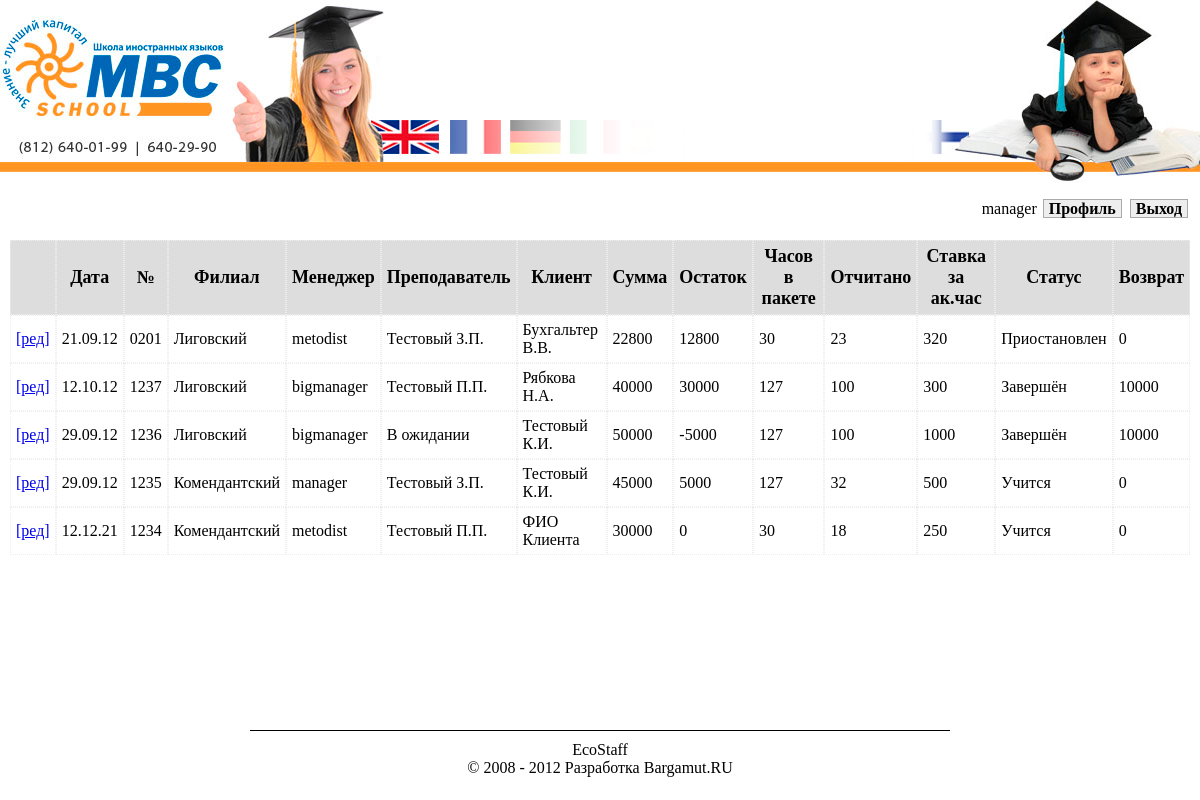
Page /report/projects.php (signed in) on the committed database.
### tables this page shows
CREATE TABLE IF NOT EXISTS `projects` (
  `id` int(11) NOT NULL AUTO_INCREMENT COMMENT 'ID проекта',
  `clientid` int(11) NOT NULL COMMENT 'ID клиента',
  `filial` int(11) NOT NULL COMMENT 'ID филиала проекта',
  `number` char(4) NOT NULL COMMENT 'Номер проекта',
  `hours` tinyint(3) NOT NULL COMMENT 'Количество часов в пакете',
  `hours2` tinyint(3) NOT NULL DEFAULT '0' COMMENT 'Количество часов отчитанных',
  `form` int(11) NOT NULL COMMENT 'ID формы обучения',
  `programm` varchar(1000) NOT NULL COMMENT 'Программа обучения',
  `payvariant` int(11) NOT NULL COMMENT 'ID варианта оплаты',
  `teacher` int(11) NOT NULL COMMENT 'ID преподавателя',
  `wagerate` int(5) NOT NULL COMMENT 'Ставка за академический час',
  `cost` mediumint(10) NOT NULL COMMENT 'Сумма договора',
  `manager` int(11) NOT NULL COMMENT 'ID менеджера',
  `date` date NOT NULL DEFAULT '0000-00-00' COMMENT 'Дата заключения договора',
  `etap1` int(10) NOT NULL COMMENT 'Сумма 1-го этапа оплаты',
  `etap2` int(10) NOT NULL COMMENT 'Сумма 2-го этапа оплаты',
  `etap3` int(10) NOT NULL COMMENT 'Сумма 3-го этапа оплаты',
  `etap4` int(10) NOT NULL COMMENT 'Сумма оплаты при подписании договора',
  `status` tinyint(1) NOT NULL DEFAULT '1' COMMENT 'Статус проекта',
  `return` int(10) NOT NULL COMMENT 'Сумма возврата',
  PRIMARY KEY (`id`)
);

CREATE TABLE IF NOT EXISTS `filial` (
  `id` int(11) NOT NULL AUTO_INCREMENT COMMENT 'ID филиала',
  `name` char(50) NOT NULL COMMENT 'Название филиала',
  PRIMARY KEY (`id`)
);

CREATE TABLE IF NOT EXISTS `users_bio` (
  `id` int(11) NOT NULL AUTO_INCREMENT COMMENT 'ID элемента',
  `fio` varchar(255) NOT NULL COMMENT 'ФИО пользователя',
  `birthday` date NOT NULL DEFAULT '0000-00-00' COMMENT 'День рождения',
  PRIMARY KEY (`id`)
);

CREATE TABLE IF NOT EXISTS `teachers` (
  `id` int(11) NOT NULL AUTO_INCREMENT COMMENT 'ID преподавателя',
  `fio` char(50) NOT NULL COMMENT 'ФИО преподавателя',
  `phone` char(14) NOT NULL COMMENT 'Телефона преподавателя',
  `email` char(50) NOT NULL COMMENT 'E-Mail преподавателя',
  `languages` char(50) NOT NULL COMMENT 'Массив ID языков преподавателя',
  `grade` int(11) NOT NULL COMMENT 'ID уровня преподавателя',
  `metro` int(11) NOT NULL COMMENT 'ID станции метро',
  PRIMARY KEY (`id`)
);

CREATE TABLE IF NOT EXISTS `clients` (
  `id` int(11) NOT NULL AUTO_INCREMENT COMMENT 'ID клиента',
  `fio` char(255) NOT NULL COMMENT 'ФИО клиента',
  `phone` char(14) NOT NULL COMMENT 'Телефон клиента',
  `email` char(50) NOT NULL COMMENT 'E-Mail клиента',
  `skype` char(15) NOT NULL COMMENT 'Skype клиента',
  `note` varchar(250) NOT NULL COMMENT 'Примечание',
  PRIMARY KEY (`id`)
);

CREATE TABLE IF NOT EXISTS `projects_status` (
  `id` int(11) NOT NULL AUTO_INCREMENT COMMENT 'ID статуса',
  `name` char(50) NOT NULL COMMENT 'Наименование статуса',
  PRIMARY KEY (`id`)
);

### top.php (called while the page is built, shortened)
<?php
include_once('eng/site.conf.php');
if ($USER->already_login()) {
    $userinfo = $_SESSION['USER'];
    $userinfo['logined'] = true;
} else {
    $userinfo['logined'] = false;
}
?>

### eng/site.conf.php (called while the page is built, shortened)
<?php
include_once('api/api.site.php');
include_once('api/api.database.php');
include_once('api/api.users.php');
include_once('api/api.economic.php');
$DB     = new Database();
$SITE   = new Site();
$USER   = new Users($DB);
$ECON   = new Economic();
?>

### eng/api/api.users.php (called while the page is built, shortened)
<?php
class Users {
    function userTab($uname) {
        $res = file_get_contents(SITE_ROOT.'/tpl/userTab.html');
        $res = str_replace('{uname}',           $uname, $res);
        $res = str_replace('{AUTH_PROFILE}',    AUTH_PROFILE, $res);
        $res = str_replace('{AUTH_EXIT}',       AUTH_EXIT, $res);
        return $res;
    }
}

### eng/api/api.database.php (called while the page is built, shortened)
<?php
class Database {
    function db_query() {
        $args = func_get_args();
        if (func_num_args() >= 1) {
            $q = array_shift($args);
            $p = array_shift($args);
            if (isset($p)){
                $q = $this->quoteSet($q);
                foreach($p as $k => $v) {
                    $p[$k] = $this->strFormat($v);
                }
                $q = vsprintf($q, $p);
            }
            $r = mysql_query($q) or die(mysql_error());
            $r = $this->db_make_result($r, $q);
        } else {
            $r = 'Нет нужных данных!';
        }
        return $r;
    }
    private function quoteSet($q) {
        $q = preg_replace_callback(
            '/(%?)(%[sd])(:\w+)?(%?)/i',
            function($m) { return $this->PregCallback($m); },
            $q);
        return $q;
    }
    private function strFormat($str) {
        return htmlspecialchars(mysql_real_escape_string($str));
    }
    private function db_make_result($r, $q) {
        $result = array();
        if (preg_match('/^SELECT/i', $q)) {
            if (mysql_num_rows($r) == 1) {
                return mysql_fetch_assoc($r);
            } else {
                while ($row = mysql_fetch_assoc($r)) {
                    $result[] = $row;
                }
                return $result;
            }
        } else {
            return $r;
        }
    }
}
?>

### eng/api/api.site.php (called while the page is built, shortened)
<?php
class Site{
    function fioFormat($fio = '') {
        return preg_replace('/^([A-Za-zА-Яа-я]*\s[A-ZА-Я])[a-zа-я]*\s([A-ZА-Я]).*$/us', '$1.$2.', $fio);
    }
}

### eng/api/api.economic.php (called while the page is built, shortened)
<?php
class Economic {
    function debt($proj) {
        return $proj['cost'] - $this->payed($proj);
    }
    function payed($proj) {
        return $proj['etap1'] + $proj['etap2'] + $proj['etap3'] + $proj['etap4'];
    }
}

### report/projects.php (the view, shortened to what this page needs)
<?php
include('../top.php');?>
<!DOCTYPE html>
<html>
<head>
    <link rel="stylesheet" type="text/css" href="../css/default.css" />
    <link rel="stylesheet" type="text/css" href="../css/auth.css" />
    <link rel="stylesheet" type="text/css" href="../css/project.css" />
</head>
<body>
<div class="main ">
    <div class="header">
        <?=SITE_LOGO?>
    </div>
    <div class="usertab">
        <?php if ($userinfo['logined']) { echo $USER->userTab($userinfo['UNAME']); }?>
    </div>
    <div class="content">
        <?php
        $projects       = $DB->db_query('SELECT * FROM projects ORDER BY `id` DESC LIMIT 50',   ['']);
        $status         = $DB->db_query('SELECT `name` FROM projects_status ORDER BY `id`',     ['']);
        $filials        = $DB->db_query('SELECT * FROM filial',     ['']);
        $clients        = $DB->db_query('SELECT * FROM clients',    ['']);
        $teachers       = $DB->db_query('SELECT `id`, `fio` FROM teachers',     ['']);
        $managers       = $DB->db_query('SELECT `id`, `fio` FROM users_bio',    ['']);
        $p_result = '<table border="0" cellspadding="0" cellspacing="0">';
        foreach ($projects as $k => $v) {
            if ($k == 0) {
                $p_result .= '<tr class="caption">'.
                    '<td></td>'.
                    '<td class="date">Дата</td>'.
                    '<td>№</td>'.
                    '<td>Филиал</td>'.
                    '<td>Менеджер</td>'.
                    '<td>Преподаватель</td>'.
                    '<td>Клиент</td>'.
                    '<td>Сумма</td>'.
                    '<td>Остаток</td>'.
                    '<td>Часов в пакете</td>'.
                    '<td>Отчитано</td>'.
                    '<td>Ставка за ак.час</td>'.
                    '<td>Статус</td>'.
                    '<td>Возврат</td>'.
                    '</tr>';
            }
            $man_fio    = $SITE->fioFormat($managers[$v['manager'] - 1]['fio']);
            $teach_fio  = $SITE->fioFormat($teachers[$v['teacher'] - 1]['fio']);
            $client_fio = $SITE->fioFormat($clients[$v['clientid'] - 1]['fio']);
            $debt       = $ECON->debt($v);
            $p_result .= '<tr>'.
                '<td><a href="/project/edit.php?p='.$v['number'].'">[ред]</a></td>'.
                '<td class="date">'.date('d.m.y', strtotime($v['date'])) .'</td>'.
                '<td>'.$v['number'].'</td>'.
                '<td>'.$filials[$v['filial'] - 1]['name'].'</td>'.
                '<td>'.$man_fio.'</td>'.
                '<td>'.$teach_fio.'</td>'.
                '<td>'.$client_fio.'</td>'.
                '<td>'.$v['cost'].'</td>'.
                '<td>'.$debt.'</td>'.
                '<td>'.$v['hours'].'</td>'.
                '<td>'.$v['hours2'].'</td>'.
                '<td>'.$v['wagerate'].'</td>'.
                '<td>'.$status[$v['status'] - 1]['name'].'</td>'.
                '<td>'.$v['return'].'</td>'.
                '</tr>';
        }
        $p_result .= '</table>';
        $main_tpl = file_get_contents(SITE_ROOT.'/tpl/reports/projPage.html');
        $main_tpl = str_replace('{projects}', $p_result, $main_tpl);
        echo $main_tpl;
        ?>
    </div>
    <div class="push"></div>
</div>
<div class="footer">
    <hr />
    <?=CREDITS?>
    <?=DEVELOPERS?>
</div>
</body>
</html>

### css/default.css (style rules this page uses)
html, body { height: 100%; margin: 0px; padding: 0px; font-family: calibri; }
hr { color: #000; background-color: #000; border: 0px none; height: 1px; clear: both; margin: 0px; }
.button { background-color: #eee; border: 1px #aaa solid; font-weight: bold; cursor: pointer; }
.main { min-height: 100%; height: auto !important; height: 100%; width: 100%; margin: 0px 0px -70px; }
.header { position: relative; height: 190px; background-image: url('/img/default/logo_bg.jpg'); margin-bottom: 5px; }
.logo1, .logo2 { border: 0px; }
.logo2 { float: right; }
.usertab { height: 30px; padding: 5px 10px; text-align: right; }
.content { padding: 5px 10px 15px; }
.footer, .push { height: 70px; width: 900px; margin: 0px auto; text-align: center; }
.footer hr { width: 700px; margin: 0 auto 10px; }

### css/auth.css (style rules this page uses)
#maProfile, #maExit { color: #000; padding: 0px 5px; margin: 0px 2px; text-align: center; text-decoration: none; }

### css/project.css (style rules this page uses)
.projects table tr td { padding: 5px; border: 1px #eee dotted; }
.projects table tr.caption { text-align: center; font-size: 18px; font-weight: bold; background-color: #ddd; }
.projects table tr td.date { white-space: nowrap; }

### rows in the picture
projects: shows "Дата", date "21.09.12", number "0201", filial.name "Лиговский", manager.fio "metodist", teacher.fio "Тестовый З.П.", clientid.fio "Бухгальтер В.В.", cost "22800", debt "12800", hours "30", hours2 "23", wagerate "320", status.name "Приостановлен", return "0"
projects: date "12.10.12", number "1237", filial.name "Лиговский", manager.fio "bigmanager", teacher.fio "Тестовый П.П.", clientid.fio "Рябкова Н.А.", cost "40000", debt "30000", hours "127", hours2 "100", wagerate "300", status.name "Завершён", return "10000"
projects: date "29.09.12", number "1236", filial.name "Лиговский", manager.fio "bigmanager", teacher.fio "В ожидании", clientid.fio "Тестовый К.И.", cost "50000", debt "-5000", hours "127", hours2 "100", wagerate "1000", status.name "Завершён", return "10000"
projects: date "29.09.12", number "1235", filial.name "Комендантский", manager.fio "manager", teacher.fio "Тестовый З.П.", clientid.fio "Тестовый К.И.", cost "45000", debt "5000", hours "127", hours2 "32", wagerate "500", status.name "Учится", return "0"
projects: date "12.12.21", number "1234", filial.name "Комендантский", manager.fio "metodist", teacher.fio "Тестовый П.П.", clientid.fio "ФИО Клиента", cost "30000", debt "0", hours "30", hours2 "18", wagerate "250", status.name "Учится", return "0"

### other values in the picture
$USER->userTab($userinfo['UNAME']) "manager Профиль Выход"
CREDITS "EcoStaff © 2008 - 2012"
DEVELOPERS "Разработка Bargamut.RU"
